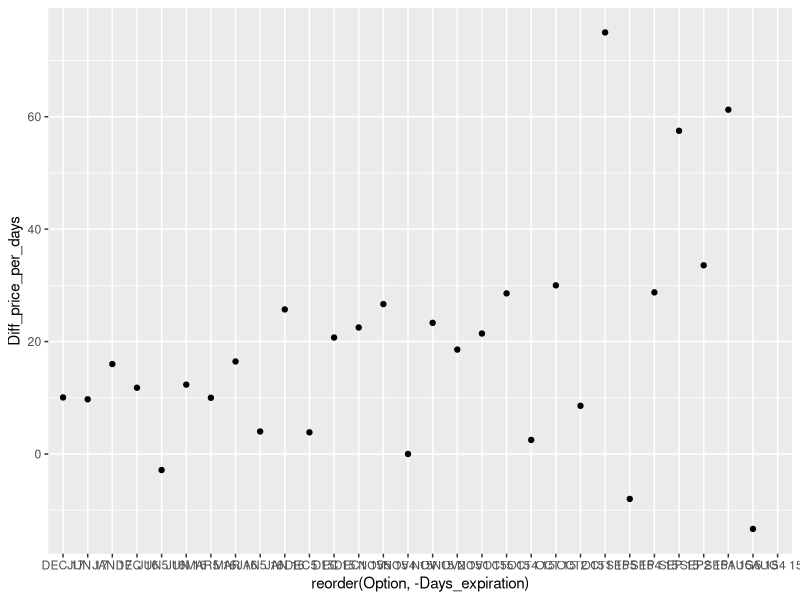

Reproduce this figure in R.
library(dplyr)
library(ggplot2)

#Parametros para filtrar opcion
Strike_option <- 1500
Type_option <- 'PUT'

#Cargando dataset con la informacion de vencimientos y primas
tmp <- read.csv(file = 'data/SPX-BID-ASK-2015-08-24.csv', stringsAsFactors = F)
tmp <- filter(tmp, Strike == Strike_option, Type == Type_option)

#Cogemos el mid_price para hacer el estudio del decaimiento
tmp$mid_price <- (tmp$Ask + tmp$Bid) / 2
tmp$Bid <- NULL
tmp$Ask <- NULL

#Ordenamos de mayor a menor
tmp <- arrange(tmp, desc(Days_expiration))

#Añadimos la diferencia de numero de dias y de prima
tmp$Diff_days <- c(diff(tmp$Days_expiration) * -1, NA)
tmp$Diff_price <- c(diff(tmp$mid_price) * -1, NA)

#Calculamos lo que baja la prima con respecto a la diferencia de dias
tmp$Diff_price_per_days <- (tmp$Diff_price / tmp$Diff_days) * 100

#Plot
ggplot(data = tmp, aes(x = reorder(Option, -Days_expiration), y = Diff_price_per_days)) + 
  geom_point()

